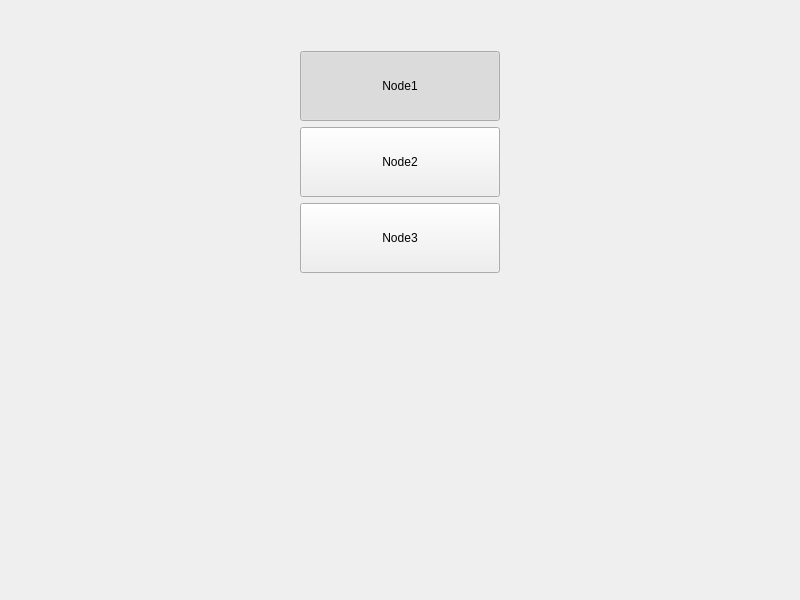
<?xml version="1.0" encoding="UTF-8"?>
<ui version="4.0">
 <class>settings_connection</class>
 <widget class="QWidget" name="settings_connection">
  <property name="geometry">
   <rect>
    <x>0</x>
    <y>0</y>
    <width>800</width>
    <height>600</height>
   </rect>
  </property>
  <property name="minimumSize">
   <size>
    <width>800</width>
    <height>600</height>
   </size>
  </property>
  <property name="windowTitle">
   <string>Form</string>
  </property>
  <layout class="QGridLayout" name="gridLayout">
   <item row="0" column="0">
    <layout class="QHBoxLayout" name="horizontalLayout">
     <item>
      <spacer name="horizontalSpacer">
       <property name="orientation">
        <enum>Qt::Horizontal</enum>
       </property>
       <property name="sizeHint" stdset="0">
        <size>
         <width>40</width>
         <height>20</height>
        </size>
       </property>
      </spacer>
     </item>
     <item>
      <layout class="QVBoxLayout" name="verticalLayout_2" stretch="0,0,1">
       <item>
        <spacer name="verticalSpacer_2">
         <property name="orientation">
          <enum>Qt::Vertical</enum>
         </property>
         <property name="sizeHint" stdset="0">
          <size>
           <width>20</width>
           <height>40</height>
          </size>
         </property>
        </spacer>
       </item>
       <item>
        <layout class="QVBoxLayout" name="verticalLayout">
         <item>
          <widget class="QPushButton" name="pushButton">
           <property name="minimumSize">
            <size>
             <width>200</width>
             <height>70</height>
            </size>
           </property>
           <property name="text">
            <string>Node1</string>
           </property>
           <property name="checkable">
            <bool>true</bool>
           </property>
           <property name="checked">
            <bool>true</bool>
           </property>
           <property name="autoExclusive">
            <bool>true</bool>
           </property>
          </widget>
         </item>
         <item>
          <widget class="QPushButton" name="pushButton_2">
           <property name="minimumSize">
            <size>
             <width>200</width>
             <height>70</height>
            </size>
           </property>
           <property name="text">
            <string>Node2</string>
           </property>
           <property name="checkable">
            <bool>true</bool>
           </property>
           <property name="autoExclusive">
            <bool>true</bool>
           </property>
          </widget>
         </item>
         <item>
          <widget class="QPushButton" name="pushButton_3">
           <property name="minimumSize">
            <size>
             <width>200</width>
             <height>70</height>
            </size>
           </property>
           <property name="text">
            <string>Node3</string>
           </property>
           <property name="checkable">
            <bool>true</bool>
           </property>
           <property name="autoExclusive">
            <bool>true</bool>
           </property>
          </widget>
         </item>
        </layout>
       </item>
       <item>
        <spacer name="verticalSpacer">
         <property name="orientation">
          <enum>Qt::Vertical</enum>
         </property>
         <property name="sizeHint" stdset="0">
          <size>
           <width>20</width>
           <height>40</height>
          </size>
         </property>
        </spacer>
       </item>
      </layout>
     </item>
     <item>
      <spacer name="horizontalSpacer_2">
       <property name="orientation">
        <enum>Qt::Horizontal</enum>
       </property>
       <property name="sizeHint" stdset="0">
        <size>
         <width>40</width>
         <height>20</height>
        </size>
       </property>
      </spacer>
     </item>
    </layout>
   </item>
  </layout>
 </widget>
 <resources/>
 <connections/>
</ui>
